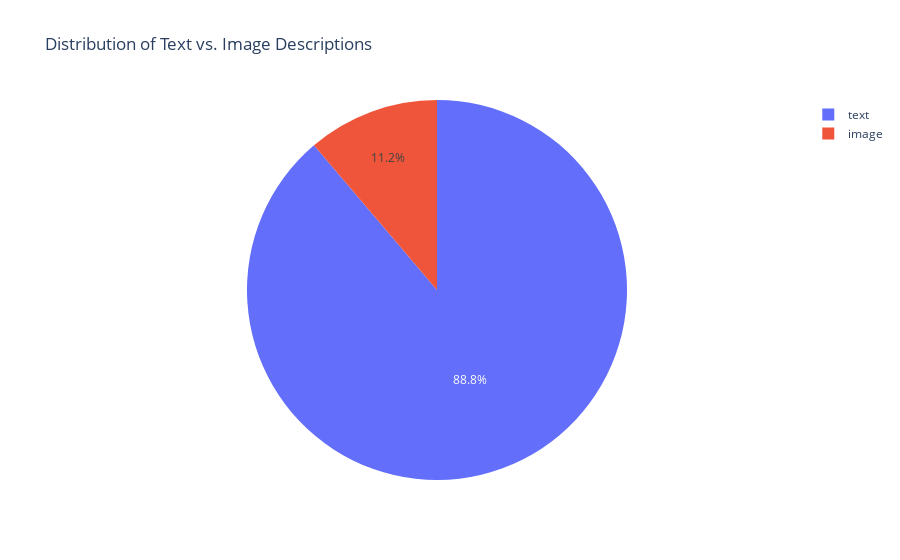

Notebook cell for this chart:
### Code cell
fig_pie = px.pie(
    df, 
    names='type', 
    title='Distribution of Text vs. Image Descriptions',
    color_discrete_map={'text': '#636EFA', 'image': '#EF553B'}
)
fig_pie.show()

### Figure 1 — Plotly figure (JSON) as saved in the notebook; plotly's stock layout.template omitted (floating-point values rounded to 4 significant figures; data arrays with more than 128 entries replaced by an {"elided": "..."} marker saying what was removed)
{"data": [{"domain": {"x": [0, 1], "y": [0, 1]}, "hovertemplate": "type=%{label}<extra></extra>", "labels": {"elided": "678 str values"}, "legendgroup": "", "name": "", "showlegend": true, "type": "pie"}], "layout": {"legend": {"tracegroupgap": 0}, "title": {"text": "Distribution of Text vs. Image Descriptions"}}}
